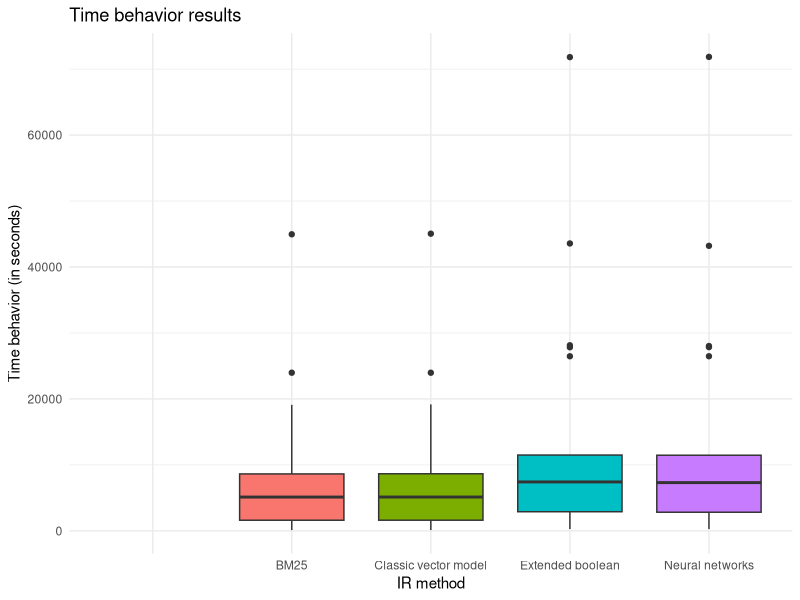

Write the R code that produced this figure.
#loading library
require("ggplot2")

# selecting the current directory
setwd("/Users/tassiovale/Dropbox/PhD Thesis/spltrac/experiment/results/")

# read csv file
data <- read.csv("2017-08-11_10h56m_output.csv")

chart <- ggplot(data=data, aes(x=method, y=performance, fill=method)) +
    geom_boxplot() +
    theme_minimal() +
    ggtitle("Time behavior results") +
    labs(x="IR method", y="Time behavior (in seconds)") +
    scale_fill_discrete(guide=FALSE)

ggsave("2017-08-11_10h56m_performanceavg_chart.eps")